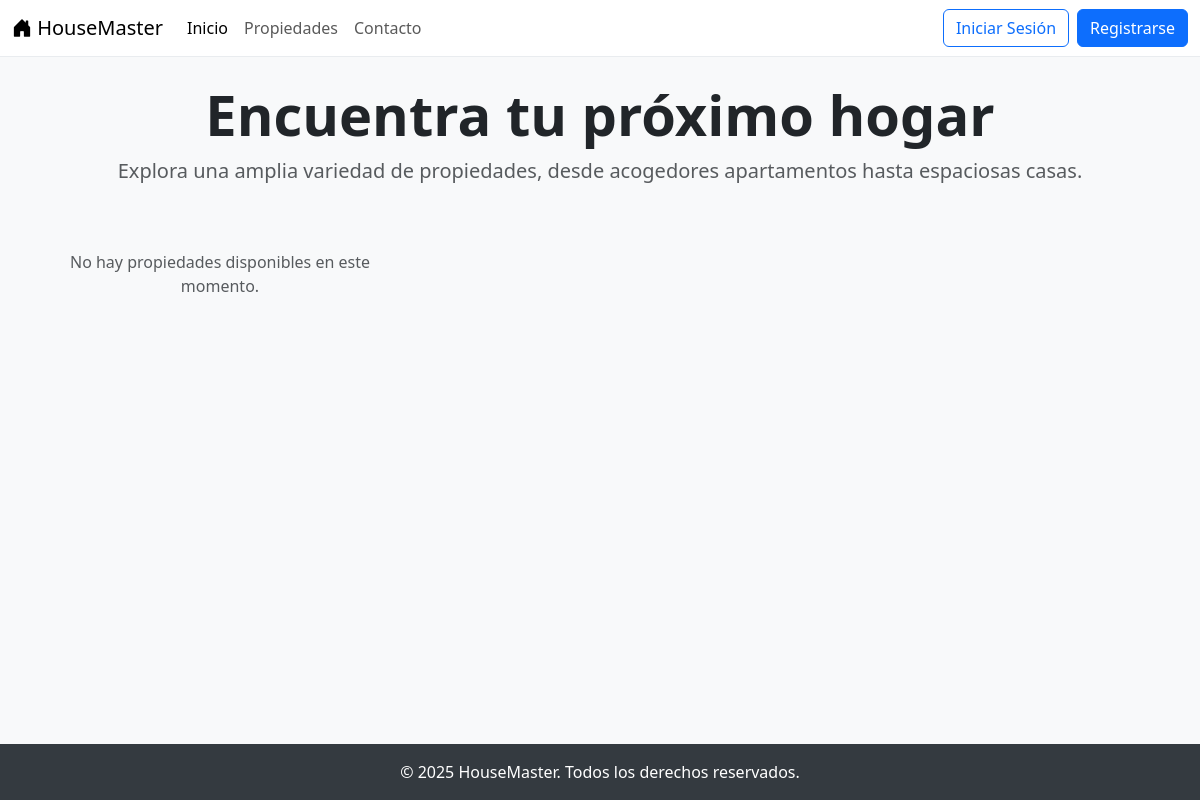
Before: / with the older database file.
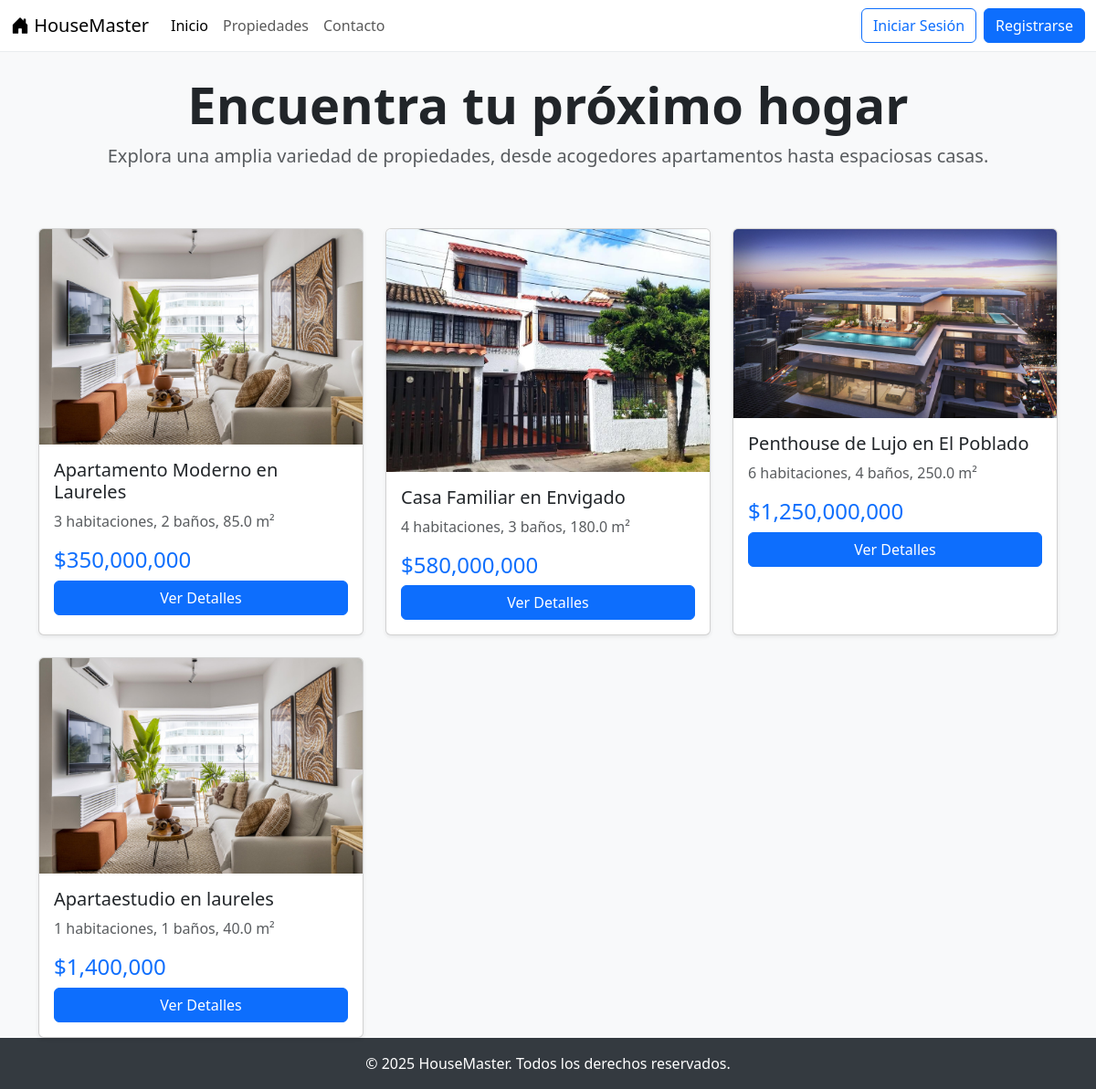
After: the same page with the newer database file.
### core/models.py (models this page shows, shortened)
class Property(models.Model):
    title = models.CharField(max_length=200)
    description = models.TextField()
    price = models.DecimalField(max_digits=12, decimal_places=2)
    type = models.CharField(max_length=100)   # Venta / Arriendo
    area = models.FloatField()
    rooms = models.IntegerField()
    bathrooms = models.IntegerField()
    status = models.CharField(max_length=50)  # Disponible, Vendida, etc.
    city = models.CharField(max_length=100)
    department = models.CharField(max_length=100)
    address = models.CharField(max_length=255)
    created_at = models.DateTimeField(auto_now_add=True)
    image = models.ImageField(upload_to='properties/', blank=True, null=True)

### core/views.py (the view)
# urls.py: 2. Add a URL to urlpatterns:  path('', views.home, name='home')
def home(request):
    properties = Property.objects.all()
    return render(request, 'core/home.html', {'properties': properties})

### core/templates/core/home.html (shortened to what this page needs)
{% extends "base.html" %}
{% load humanize %}
{% block content %}
<div class="row text-center mb-5">
    <div class="col-12">
        <h1 class="display-4 fw-bold">Encuentra tu próximo hogar </h1>
        <p class="lead text-muted">Explora una amplia variedad de propiedades, desde acogedores apartamentos hasta espaciosas casas.</p>
    </div>
</div>
<div class="row row-cols-1 row-cols-md-3 g-4">
    {% if properties %}
        {% for prop in properties %}
        <div class="col">
            <div class="card h-100 shadow-sm">
                {% if prop.image %}
                    <img src="{{ prop.image.url }}" class="card-img-top" alt="Imagen de {{ prop.title }}">
                {% else %}
                    <img src="https://placehold.co/600x400/E9ECEF/ADB5BD?text={{ prop.title }}" class="card-img-top" alt="Imagen de {{ prop.title }}">
                {% endif %}
                <div class="card-body">
                    <h5 class="card-title">{{ prop.title }}</h5>
                    <p class="card-text text-muted">
                        {{ prop.rooms }} habitaciones, {{ prop.bathrooms }} baños, {{ prop.area }} m²
                    </p>
                    <p class="h4 text-primary">${{ prop.price|floatformat:0|intcomma }}</p>
                    <a href="#" class="btn btn-primary w-100">Ver Detalles</a>
                </div>
            </div>
        </div>
        {% endfor %}
    {% else %}
        <p class="text-center text-muted">No hay propiedades disponibles en este momento.</p>
    {% endif %}
</div>
{% endblock %}

### core/templates/base.html (shortened to what this page needs)
<!DOCTYPE html>
<html lang="es" class="h-100">
<head>
    <link href="https://cdn.jsdelivr.net/npm/bootstrap@5.3.0/dist/css/bootstrap.min.css" rel="stylesheet">
    <link rel="stylesheet" href="https://cdn.jsdelivr.net/npm/bootstrap-icons@1.10.5/font/bootstrap-icons.css">
</head>
<body class="d-flex flex-column h-100">
    <header>
        <nav class="navbar navbar-expand-lg navbar-light">
            <div class="container-fluid">
                <a class="navbar-brand" href="{% url 'home' %}">
                    <i class="bi bi-house-door-fill"></i> HouseMaster
                </a>
                <div class="collapse navbar-collapse" id="navbarNav">
                    <ul class="navbar-nav me-auto mb-2 mb-lg-0">
                        <li class="nav-item">
                            <a class="nav-link active" aria-current="page" href="{% url 'home' %}">Inicio</a>
                        </li>
                        <li class="nav-item">
                            <a class="nav-link" href="#">Propiedades</a>
                        </li>
                        <li class="nav-item">
                            <a class="nav-link" href="#">Contacto</a>
                        </li>
                    </ul>
                    <div class="d-flex">
                        {% if user.is_authenticated %}
                            <a href="{% url 'account' %}" class="btn btn-outline-secondary me-2">
                                <i class="bi bi-person-fill"></i> Mi Perfil
                            </a>
                            <form action="{% url 'logout' %}" method="POST" class="d-inline">
                                {% csrf_token %}
                                <button type="submit" class="btn btn-danger">Cerrar Sesión</button>
                            </form>
                        {% else %}
                            <a href="{% url 'login' %}" class="btn btn-outline-primary me-2">Iniciar Sesión</a>
                            <a href="{% url 'signup' %}" class="btn btn-primary">Registrarse</a>
                        {% endif %}
                    </div>
                </div>
            </div>
        </nav>
    </header>
    <main class="flex-shrink-0">
        <div class="container mt-4">
            {% block content %}{% endblock %}
        </div>
    </main>
    <footer class="footer mt-auto py-3 text-center">
        <div class="container">
            <span>© 2025 HouseMaster. Todos los derechos reservados.</span>
        </div>
    </footer>
</body>
</html>

### core/templates/base.html (style rules this page uses)
body { background-color: #f8f9fa; }
.navbar { background-color: #ffffff; border-bottom: 1px solid #e9ecef; }
.footer { background-color: #343a40; color: white; padding: 2rem 0; }

Changed rows visible on the page:
added Property: image (picture), title "Apartamento Moderno en Laureles", rooms "3", bathrooms "2", area "85.0", price "350,000,000"
added Property: image (picture), title "Casa Familiar en Envigado", rooms "4", bathrooms "3", area "180.0", price "580,000,000"
added Property: image (picture), title "Penthouse de Lujo en El Poblado", rooms "6", bathrooms "4", area "250.0", price "1,250,000,000"
added Property: image (picture), title "Apartaestudio en laureles", rooms "1", bathrooms "1", area "40.0", price "1,400,000"
Other visible differences:
text no longer shown: "No hay propiedades disponibles en este momento."
